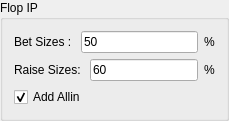
             <widget class="QGroupBox" name="groupBox">
              <property name="title">
               <string>Flop IP</string>
              </property>
              <layout class="QVBoxLayout" name="verticalLayout_3">
               <item>
                <layout class="QHBoxLayout" name="horizontalLayout_4">
                 <item>
                  <widget class="QLabel" name="label_2">
                   <property name="text">
                    <string>Bet Sizes : </string>
                   </property>
                  </widget>
                 </item>
                 <item>
                  <widget class="QLineEdit" name="flop_ip_bet">
                   <property name="text">
                    <string>50</string>
                   </property>
                  </widget>
                 </item>
                 <item>
                  <widget class="QLabel" name="label_3">
                   <property name="text">
                    <string>%</string>
                   </property>
                  </widget>
                 </item>
                </layout>
               </item>
               <item>
                <layout class="QHBoxLayout" name="horizontalLayout_7">
                 <item>
                  <widget class="QLabel" name="label_4">
                   <property name="text">
                    <string>Raise Sizes: </string>
                   </property>
                  </widget>
                 </item>
                 <item>
                  <widget class="QLineEdit" name="flop_ip_raise">
                   <property name="text">
                    <string>60</string>
                   </property>
                  </widget>
                 </item>
                 <item>
                  <widget class="QLabel" name="label_5">
                   <property name="text">
                    <string>%</string>
                   </property>
                  </widget>
                 </item>
                </layout>
               </item>
               <item>
                <layout class="QHBoxLayout" name="horizontalLayout_5">
                 <item>
                  <widget class="QCheckBox" name="flop_ip_allin">
                   <property name="text">
                    <string>Add Allin</string>
                   </property>
                   <property name="checked">
                    <bool>true</bool>
                   </property>
                  </widget>
                 </item>
                </layout>
               </item>
              </layout>
             </widget>
